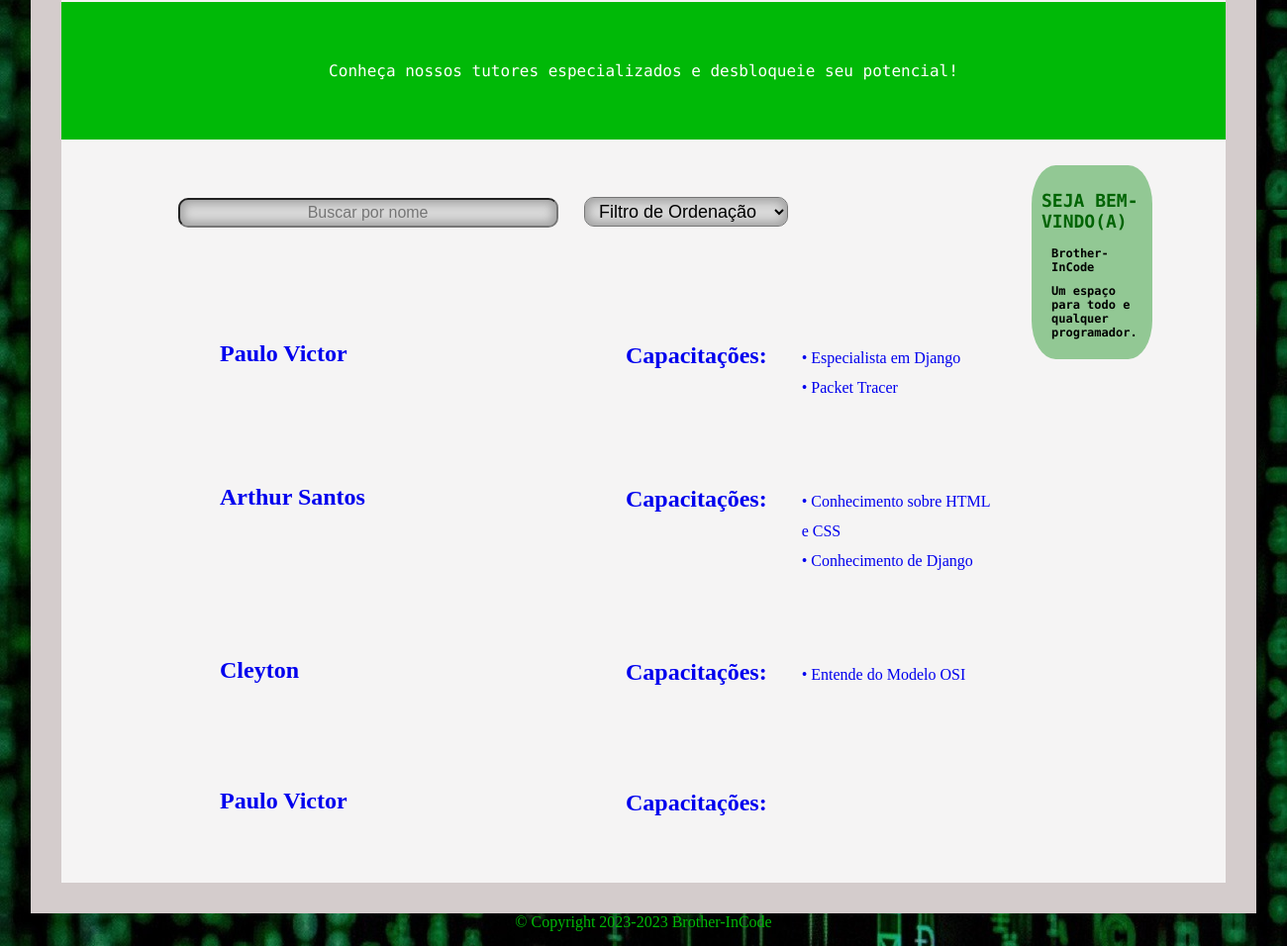
Before: / (lower part) with the older database file.
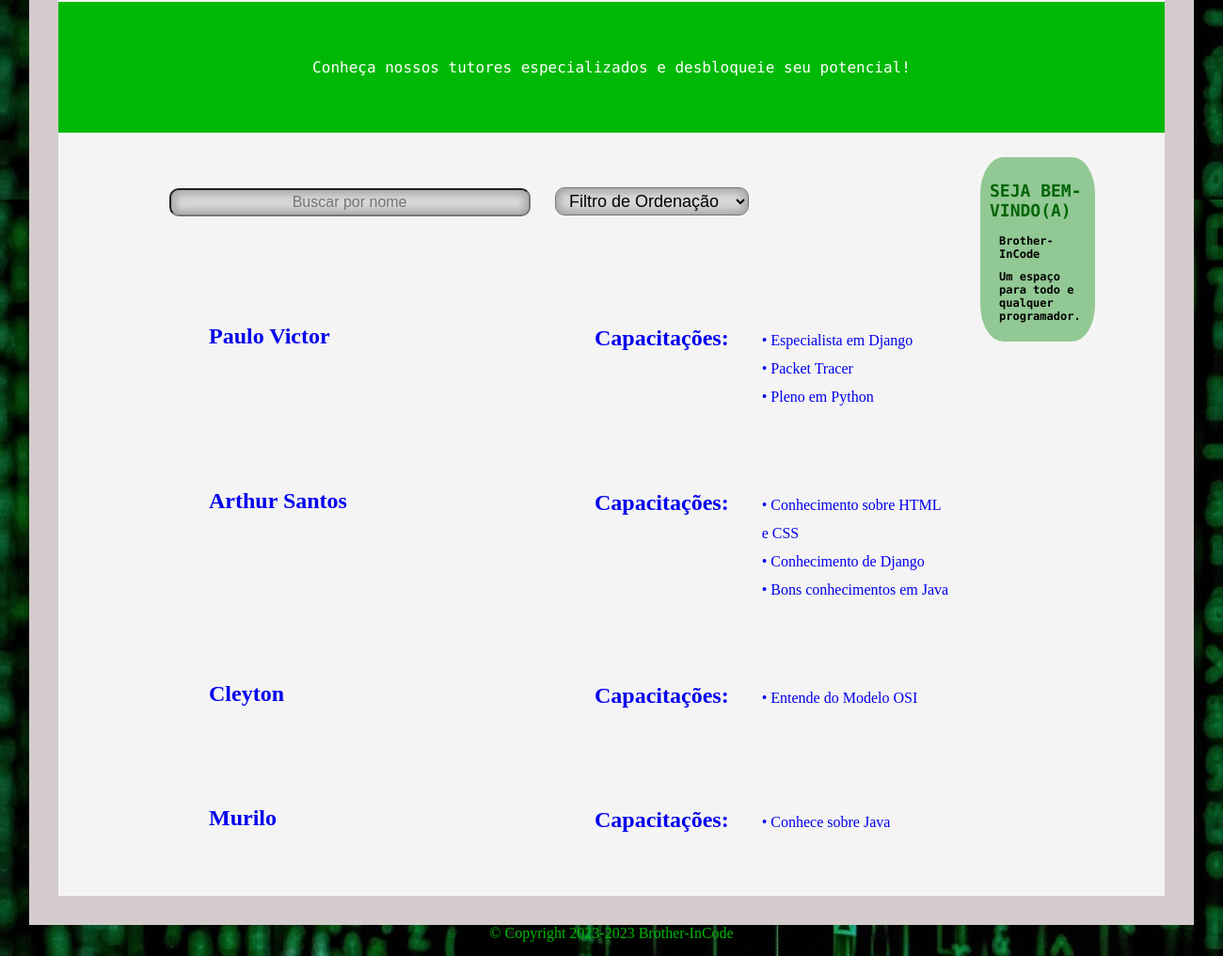
After: the same page with the newer database file.
### brotherInCode/models.py (models this page shows, shortened)
class Tutores(models.Model):
    id_tutor = models.AutoField(primary_key=True)
    id_user = models.ForeignKey(User, on_delete=models.CASCADE)
    id_conta = models.ForeignKey(Contas, on_delete=models.CASCADE, null=True, blank=True)
    nome = models.CharField(max_length=255)
    email = models.EmailField()
    sobre = models.TextField(blank=True, null=True)
    class Meta:
        verbose_name_plural = 'Tutores'
        db_table = 'Tutores'

class EspecializacaoTutor(models.Model):
    id_especializacao_tutor = models.AutoField(primary_key=True)
    id_tutor = models.ForeignKey(Tutores, on_delete=models.CASCADE)
    id_sub_area_conhecimento = models.ForeignKey(SubareasConhecimento, on_delete=models.CASCADE)
    valor = models.FloatField() #vai ser aqui mesmo?
    descricao = models.TextField()
    class Meta:
        verbose_name_plural = 'Especializações dos Tutores'
        db_table = 'EspecializacaoTutor'

### brotherInCode/views.py (the view)
# urls.py: path('', views.lista_tutores, name='lista_tutores'),
def lista_tutores(request):
    res = []
    tutores = Tutores.objects.all()
    for tutor in tutores:
        especializacoes = EspecializacaoTutor.objects.filter(id_tutor=tutor)
        avaliacoes = AvaliacaoTutor.objects.filter(id_tutor=tutor)
        res.append({
            'id_tutor': tutor.id_tutor,
            'nome': tutor.nome,
            'especializacoes': EspecializacaoTutorSerializer(especializacoes, many=True).data,
            'estrelas': [0]*int(sum([avaliacao.nota for avaliacao in avaliacoes])/len(avaliacoes)) if len(avaliacoes) > 0 else [0],
        })
    return render(request, 'brotherInCode/main2.html', {'tutores': res})

### brotherInCode/serializers.py (called while the page is built)
    def to_representation(self, obj):
        return {
            'id_especializacao': obj.id_especializacao_tutor,
            'id_tutor': obj.id_tutor.pk,
            'area_do_conhecimento': obj.id_sub_area_conhecimento.nome,
            'descricao': obj.descricao,
        }

### brotherInCode/templates/brotherInCode/main2.html (shortened to what this page needs)
{% load static %}
<!DOCTYPE html>
<html>
<head>
    <link rel="stylesheet" href="{% static '../static/css/estilos.css' %}" media="screen">
</head>
<body>
    <div id="corpo">
        <div id="texto-corpo-dif">
            <p>Conheça nossos tutores especializados e desbloqueie seu potencial!</p>
        </div>
        <div id="sobre2" style="position:fixed; margin-top: 2%; margin-right: 13%;">
            <h2>SEJA BEM-VINDO(A)</h2>
            <p style="text-align: justify; color: #000;">Brother-InCode</p>
            <p style="color: #000;">Um espaço para todo e qualquer programador.</p>
        </div>
        <input type="text" id="busca" onkeyup="buscarTutor()" placeholder="Buscar por nome">
        <select id="ordenacao" onchange="ordenarTutores()"
            style="position: relative; margin: 10px; border-radius: 10px; height: 30px; left:130px;
        margin-bottom: 4%; font-size: large; background: #D9D9D9;box-shadow: inset 0px 0px 10px 4px rgba(0, 0, 0, 0.25);border-radius: 10px;text-indent: 10px;">
            <option value="original">Filtro de Ordenação</option>
        </select>
        <div id="texto-corpo2">
            <ul id="lista-tutores">
                {% for tutor in tutores %}
                <li class="tutor" data-nome="{{ tutor.nome }}"
                    style="list-style: none; display: inline-flex; padding:20px">
                    <a href="{% url 'detalhe_tutor' id_tutor=tutor.id_tutor %}">
                        <h2 style="position:static; margin-left: 90px; margin-top: 20px; float: left; width: 300px">
                            {{ tutor.nome }}
                        </h2>
                        <h2 style="float: right; margin-top: 22px; margin-left: -700px; width: 150px">Capacitações:</h2>
                        <ul class="capacitacoes"
                            style="float: right; margin-top: 25px; margin-right: -33%; width: 200px;">
                            {% for especializacao in tutor.especializacoes %}
                            <li>• {{ especializacao.descricao }}</li>
                            {% endfor %}
                        </ul>
                    </a>
                </li>
                {% endfor %}
            </ul>
        </div>
    </div>
    <div id="container-rodape" style="clear: both;">
        <div id="rodape" style="text-align: center;">
            &copy; Copyright 2023-2023 Brother-InCode
        </div>
    </div>
</body>
</html>

Changed rows visible on the page:
removed Tutores: nome "Paulo Victor"
added EspecializacaoTutor: descricao "Pleno em Python"
added EspecializacaoTutor: descricao "Bons conhecimentos em Java"
added Tutores: nome "Murilo"
added EspecializacaoTutor: descricao "Conhece sobre Java"
Other visible differences:
new list line: "Capacitações: •"
list line gone: "Capacitações:"
